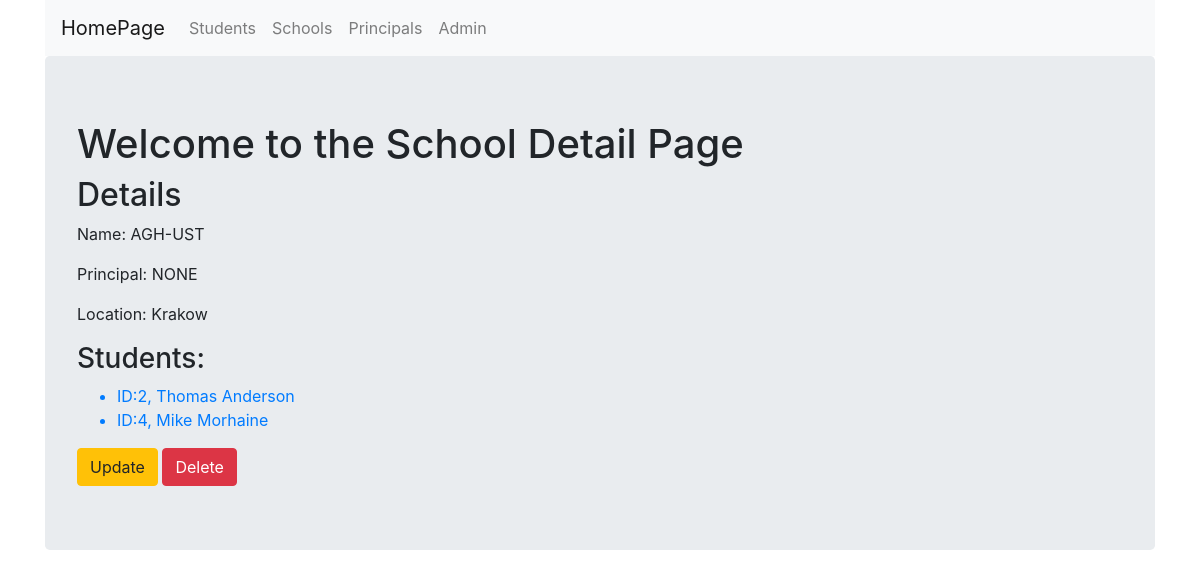
Before: /CRUD_System/schools/11 with the older database file.
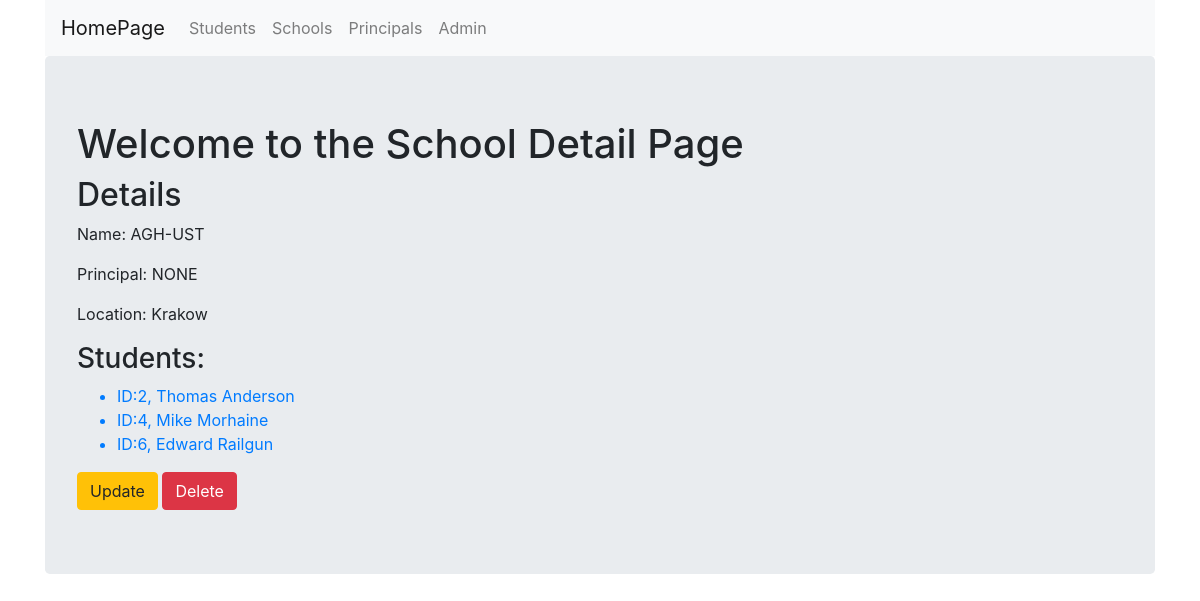
After: the same page with the newer database file.
### CRUD_System/models.py (models this page shows, shortened)
class School(models.Model):
    name = models.CharField(max_length = 256)
    location = models.CharField(max_length = 256)

class Student(models.Model):
    name = models.CharField(max_length = 256)
    last_name = models.CharField(max_length = 256)
    school = models.ForeignKey(School, on_delete=models.CASCADE, related_name='students')

### CRUD_System/views.py (the view)
# urls.py: path('schools/<int:pk>', views.SchoolDetailView.as_view(), name='school_details'),
class SchoolDetailView(DetailView):
    context_object_name = 'school_details'
    model = models.School
    template_name = 'CRUD_System/CRUD_DetailView.html'

### CRUD_System/templates/CRUD_System/CRUD_DetailView.html (shortened to what this page needs)
{% extends 'CRUD_System/CRUD_System_base.html' %}
{% block body_block %}
{% if school_details %}
    <h1>Welcome to the School Detail Page</h1>
    <h2>Details</h2>
    <p>Name: {{school_details.name }}</p>
    {% if school_details.principal.all.0 %}
        <h3>Principals:</h3>
        {% for person in school_details.principal.all%}
            <li>#{{ person.id }}: <a href="{% url 'CRUD_System:principal_details' person.id %}">{{ person.name }} {{ person.last_name}}</a></li>
        {% endfor %}
    {% else%}
        <p>Principal: NONE</p>
    {% endif %}
    <p>Location: {{ school_details.location }}</p>
    <h3>Students:</h3>
    <ul>
        {% for student in school_details.students.all %}
        <a href="{% url 'CRUD_System:student_details' student.id%}">
            <li>ID:{{ student.id}}, {{student.name}} {{student.last_name}}</li>
        </a>
        {% endfor %}
    </ul>
    <a href="{% url 'CRUD_System:school_update' school_details.id%}">
        <input type="submit" name="" id="" class='btn btn-warning' value='Update'>
    </a>
    <a href="{% url 'CRUD_System:school_delete' school_details.id %}">
        <input type="submit" class='btn btn-danger' value='Delete'>
    </a>
{% endif %}
{% endblock %}

### CRUD_System/templates/CRUD_System/CRUD_System_base.html (shortened to what this page needs)
<!DOCTYPE html>
    <head>
        <link rel="stylesheet" href="https://stackpath.bootstrapcdn.com/bootstrap/4.4.1/css/bootstrap.min.css">
    </head>
    <body>
        <div class='container'>
            <nav class="navbar navbar-expand-lg navbar-light bg-light">
                <a class="navbar-brand" href="{% url 'index' %}">HomePage</a>
                <div class="collapse navbar-collapse" id="navbarNav">
                  <ul class="navbar-nav">
                    <li class="nav-item">
                      <a class="nav-link" href="{% url 'CRUD_System:students' %}">Students</a>
                    </li>
                    <li class="nav-item">
                        <a class="nav-link" href="{% url 'CRUD_System:schools'%}">Schools</a>
                    </li>
                    <li class="nav-item">
                        <a class="nav-link" href="{% url 'CRUD_System:principals'%}">Principals</a>
                      </li>
                    <li class="nav-item">
                      <a class="nav-link" href="{% url 'admin:index' %}">Admin</a>
                    </li>
                  </ul>
                </div>
              </nav>
            <div class='jumbotron'>
            {% block body_block%}
            {% endblock %}
            </div>
        </div>
    </body>
</html>

Changed rows visible on the page:
added Student: id "6", name "Edward", last_name "Railgun"
